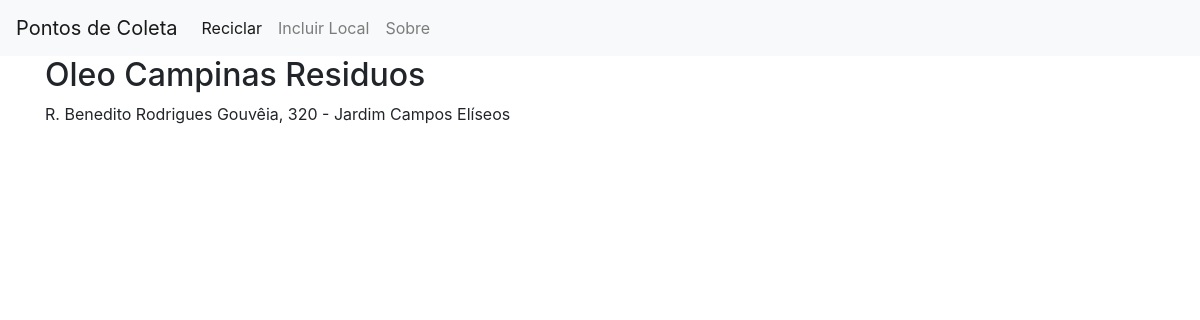
/4, run on the app's committed database.
### app.py (models this page shows)
class Posts(db.Model):
   id = db.Column(db.Integer, primary_key=True)
   title = db.Column(db.String(80), nullable=False)
   content = db.Column(db.String(200), nullable=False)

### app.py (the view)
@app.route('/<int:post_id>')
def post(post_id):
    post = get_post(post_id)
    return render_template('post.html', post=post)

### app.py (called while the page is built)
def get_post(post_id):
   post = Posts.query.filter_by(id=post_id).first()
   if post is None:
      abort(404)
   return post

### templates/post.html (shortened to what this page needs)
{% extends 'base.html' %}
{% block content %}
    <h2>{% block title %} {{ post['title'] }} {% endblock %}</h2>
    <p>{{ post['content'] }}</p>
{% endblock %}

### data on the page
Posts: title "Oleo Campinas Residuos", content "R. Benedito Rodrigues Gouvêia, 320 - Jardim Campos Elíseos"
